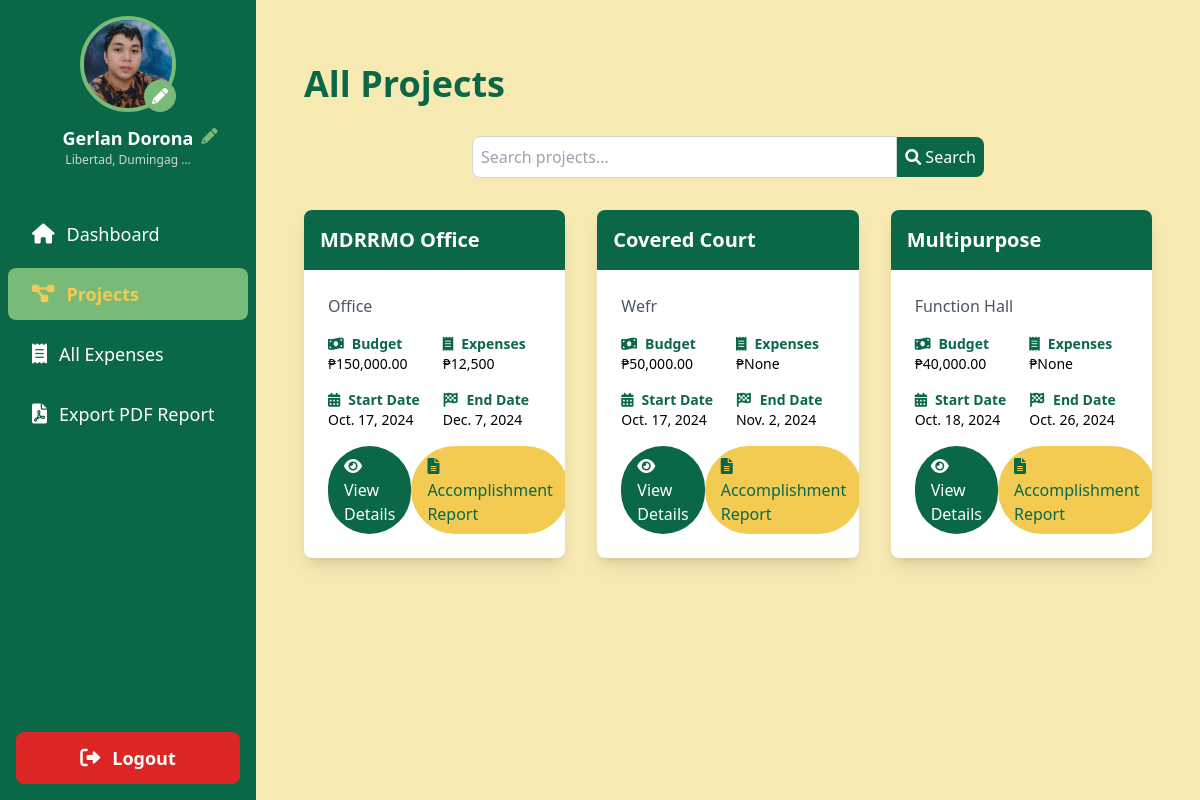
Page /projects/ (signed in) on the earlier database version.
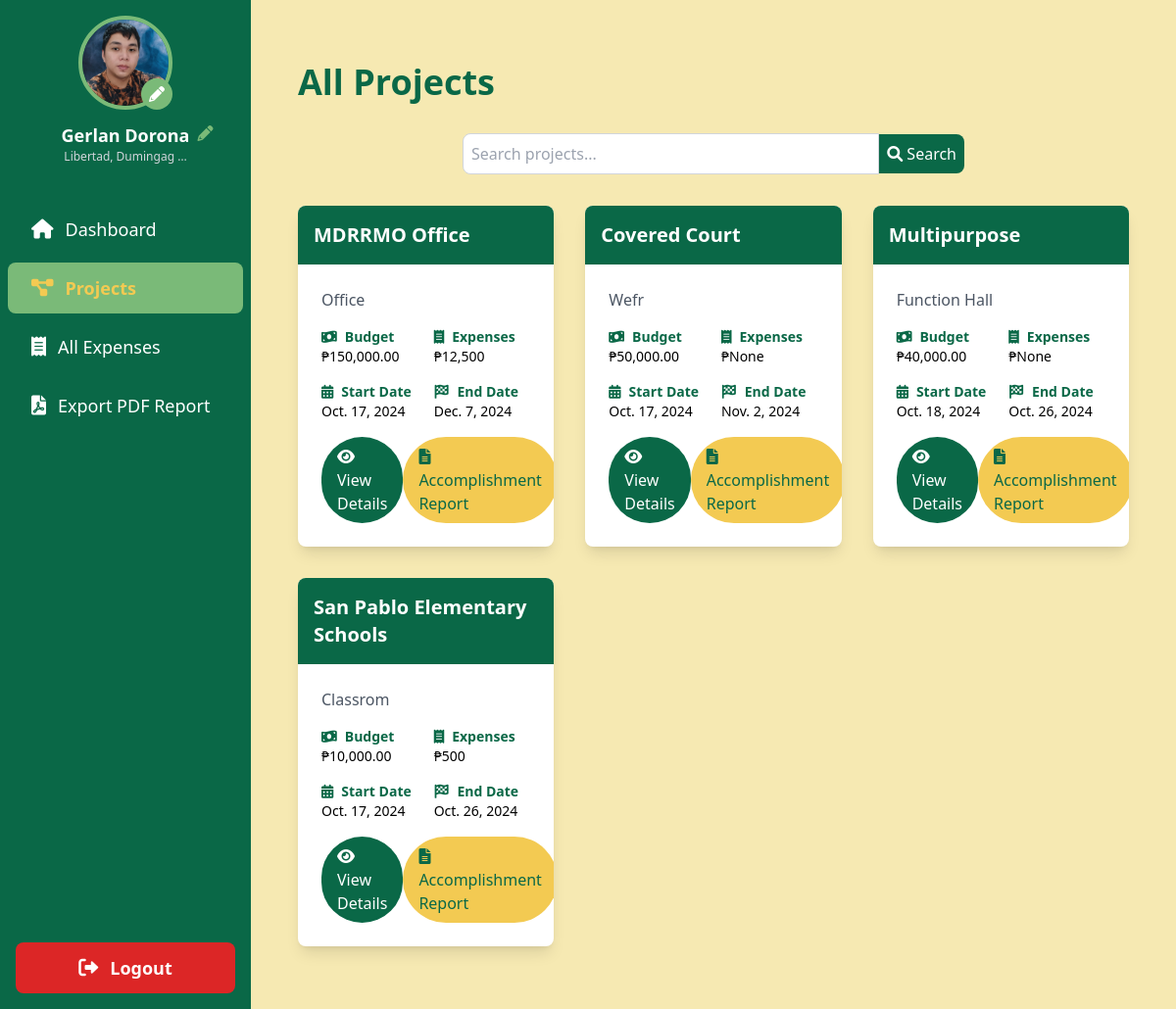
Same page on the later database version.
### sk_project/models.py (models this page shows, shortened)
class Project(models.Model):
    name = models.CharField(max_length=255)
    description = models.TextField()
    allocated_budget = models.DecimalField(max_digits=10, decimal_places=2, default=0)
    budget = models.DecimalField(max_digits=10, decimal_places=2)
    main_budget = models.ForeignKey(MainBudget, related_name='projects', on_delete=models.SET_NULL, null=True)
    chairman = models.ForeignKey(User, related_name='projects', on_delete=models.CASCADE)
    start_date = models.DateField()
    end_date = models.DateField()
    created_at = models.DateTimeField(auto_now_add=True)
    updated_at = models.DateTimeField(auto_now=True)
    class Meta:
        ordering = ['start_date']

### sk_project/views.py (the view)
# urls.py: path('projects/', views.all_projects, name='all_projects'),
def all_projects(request):
    search_query = request.GET.get('search', '')
    projects = Project.objects.filter(chairman=request.user).annotate(
    total_expenses=models.Sum('expenses__amount')
)
    if search_query:
        projects = projects.filter(
            Q(name__icontains=search_query) |
            Q(description__icontains=search_query)
        )
    context = {
        'projects': projects,
        'search_query': search_query,
    }
    return render(request, 'all_projects.html', context)

### templates/all_projects.html (shortened to what this page needs)
{% extends 'base.html' %}
{% load humanize %}
{% block content %}
    <div class="container mx-auto px-4 py-8">
        <h1 class="text-4xl font-bold text-tertiary mb-8 animate-fade-in">All Projects</h1>
        <form method="GET" action="{% url 'all_projects' %}" class="mb-8">
            <div class="flex items-center max-w-lg mx-auto">
                <input type="text" name="search" placeholder="Search projects..." value="{{ request.GET.search }}" class="flex-grow p-2 border border-gray-300 rounded-l-lg focus:outline-none focus:ring-2 focus:ring-tertiary">
                <button type="submit" class="bg-tertiary text-white p-2 rounded-r-lg hover:bg-quaternary transition duration-300">
                    <i class="fas fa-search"></i> Search
                </button>
            </div>
        </form>
        <div class="grid grid-cols-1 md:grid-cols-2 lg:grid-cols-3 gap-8">
            {% for project in projects %}
                <div class="bg-white rounded-lg shadow-lg overflow-hidden transition-all duration-300 hover:shadow-xl hover:-translate-y-1 animate-fade-in" style="animation-delay: {{ forloop.counter|add:1|stringformat:'d'}}00ms;">
                    <div class="bg-tertiary text-white p-4">
                        <h2 class="text-xl font-semibold">{{ project.name }}</h2>
                    </div>
                    <div class="p-6">
                        <p class="text-gray-600 mb-4">{{ project.description|truncatechars:100 }}</p>
                        <div class="grid grid-cols-2 gap-4 text-sm mb-4">
                            <div>
                                <p class="font-semibold text-tertiary"><i class="fas fa-money-bill-wave mr-2"></i>Budget</p>
                                <p>₱{{ project.budget|intcomma }}</p>
                            </div>
                            <div>
                                <p class="font-semibold text-tertiary"><i class="fas fa-receipt mr-2"></i>Expenses</p>
                                <p>₱{{ project.total_expenses|intcomma }}</p>
                            </div>
                            <div>
                                <p class="font-semibold text-tertiary"><i class="fas fa-calendar-alt mr-2"></i>Start Date</p>
                                <p>{{ project.start_date }}</p>
                            </div>
                            <div>
                                <p class="font-semibold text-tertiary"><i class="fas fa-flag-checkered mr-2"></i>End Date</p>
                                <p>{{ project.end_date }}</p>
                            </div>
                        </div>
                        <div class="flex justify-between items-center mt-4">
                            <a href="{% url 'project_detail' project.id %}" class="bg-tertiary text-white px-4 py-2 rounded-full hover:bg-quaternary transition duration-300">
                                <i class="fas fa-eye mr-2"></i>View Details
                            </a>
                            <a href="{% url 'project_accomplishment_report' project.id %}" class="bg-primary text-tertiary px-4 py-2 rounded-full hover:bg-secondary transition duration-300">
                                <i class="fas fa-file-alt mr-2"></i>Accomplishment Report
                            </a>
                        </div>
                    </div>
                </div>
            {% empty %}
                <p class="col-span-3 text-center text-gray-500 text-lg animate-fade-in">No projects found. {% if search_query %}Try a different search term or {% endif %}Start by creating your first project!</p>
            {% endfor %}
        </div>
    </div>
{% endblock %}

Differences in the rows shown:
added Project: name "San Pablo Elementary Schools", description "Classrom", budget "10,000.00", total_expenses "500", start_date "Oct. 17, 2024", end_date "Oct. 26, 2024"
